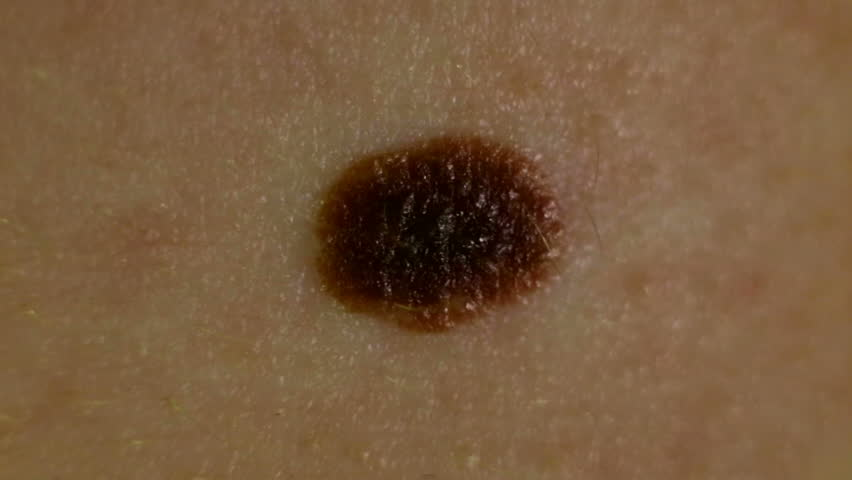
#> input picture Test_Images/1.jpg, 852 x 480 px
$ python -i skin_detection.py   (imports and definitions only)
#> lines starting #> are read from the running program, lines starting #| are printed output that depends on the picture; after the words box and inside, x2 and y2 are one past the last pixel; in counts of white or black regions, pixels touching at a corner belong together
#> further down, picture is the input picture: shape (480, 852, 3); mean B, G, R 62.2, 91.2, 120.8
#!/usr/bin/env python3
# -*- coding: utf-8 -*-
"""
Created on Fri Mar  1 09:20:48 2019

@author: 2020shatgiskessell
"""

import cv2
import numpy as np

def get_skin(img):
    lower = np.array([0, 48, 80], dtype = "uint8")
    upper = np.array([20, 255, 255], dtype = "uint8")
    converted = cv2.cvtColor(img, cv2.COLOR_BGR2HSV)
#> converted: shape (480, 852, 3); mean H, S, V 14.7, 129.5, 120.8
    skinMask = cv2.inRange(converted, lower, upper)
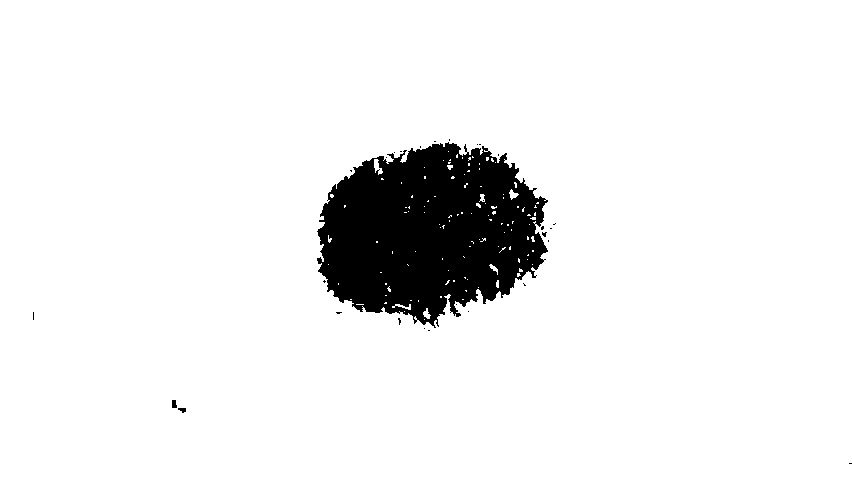
#> skinMask: shape (480, 852); 92.6% white; 29 black regions (26 under 20 px), largest, box (x1, y1, x2, y2) and area: (317, 142, 548, 328) 29908, (172, 400, 177, 408) 35, (178, 408, 186, 413) 28

    kernel = cv2.getStructuringElement(cv2.MORPH_ELLIPSE, (11, 11))
    skinMask = cv2.erode(skinMask, kernel, iterations = 2)
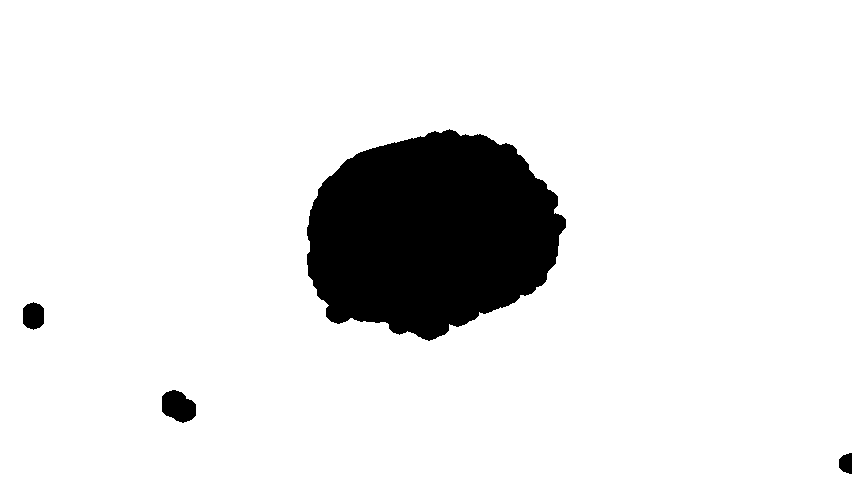
#> skinMask: shape (480, 852); 89.7% white; 4 black regions, box (x1, y1, x2, y2) and area: (307, 129, 566, 341) 40547, (162, 390, 196, 423) 821, (23, 302, 44, 330) 480, (839, 453, 852, 474) 219
    skinMask = cv2.dilate(skinMask, kernel, iterations = 2)
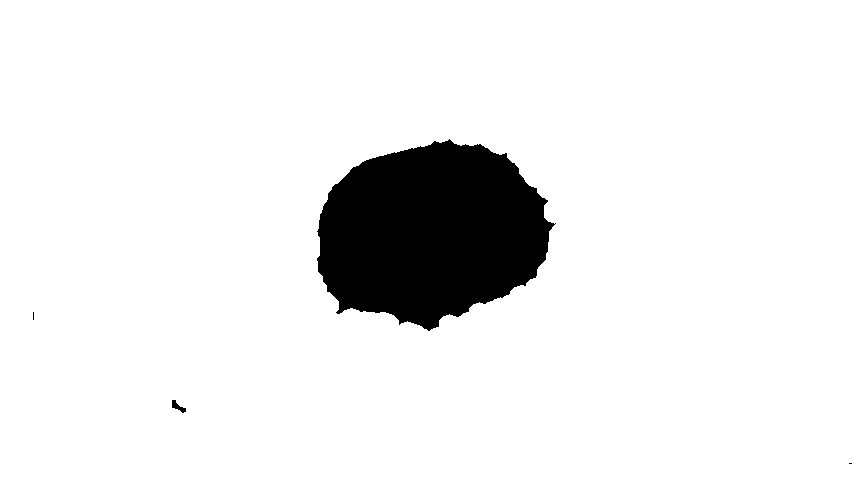
#> skinMask: shape (480, 852); 91.9% white; 4 black regions (2 under 20 px), largest, box (x1, y1, x2, y2) and area: (317, 139, 556, 331) 32947, (172, 400, 186, 413) 81
    skinMask = cv2.morphologyEx(skinMask, cv2.MORPH_OPEN, kernel)
    skinMask = cv2.morphologyEx(skinMask, cv2.MORPH_CLOSE, kernel)
#> skinMask: shape (480, 852); 92% white; 1 black region, box (x1, y1, x2, y2) and area: (318, 140, 552, 330) 32828

    skinMask = cv2.GaussianBlur(skinMask, (3,3),0)

    img = cv2.bitwise_and(img, img, mask = skinMask)
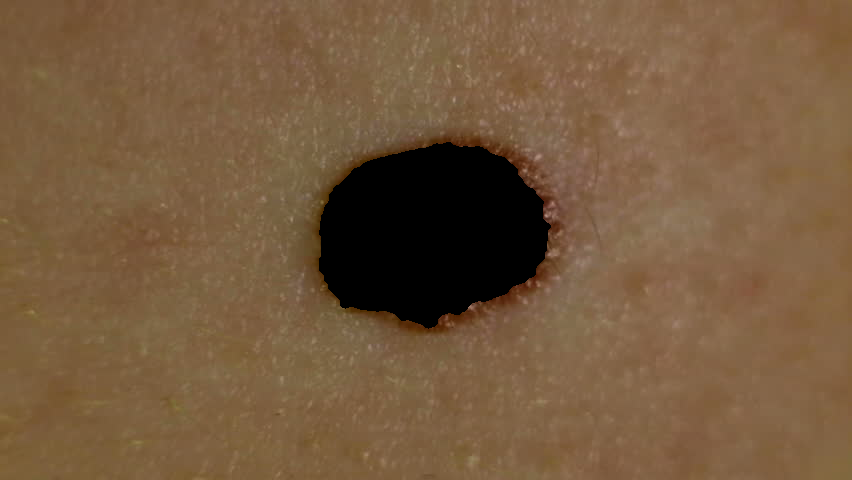
#> img: shape (480, 852, 3); mean B, G, R 61.7, 89.7, 117.3

    return img

>>> import cv2
>>> picture = cv2.imread('../Test_Images/1.jpg')
>>> result = get_skin(picture)
